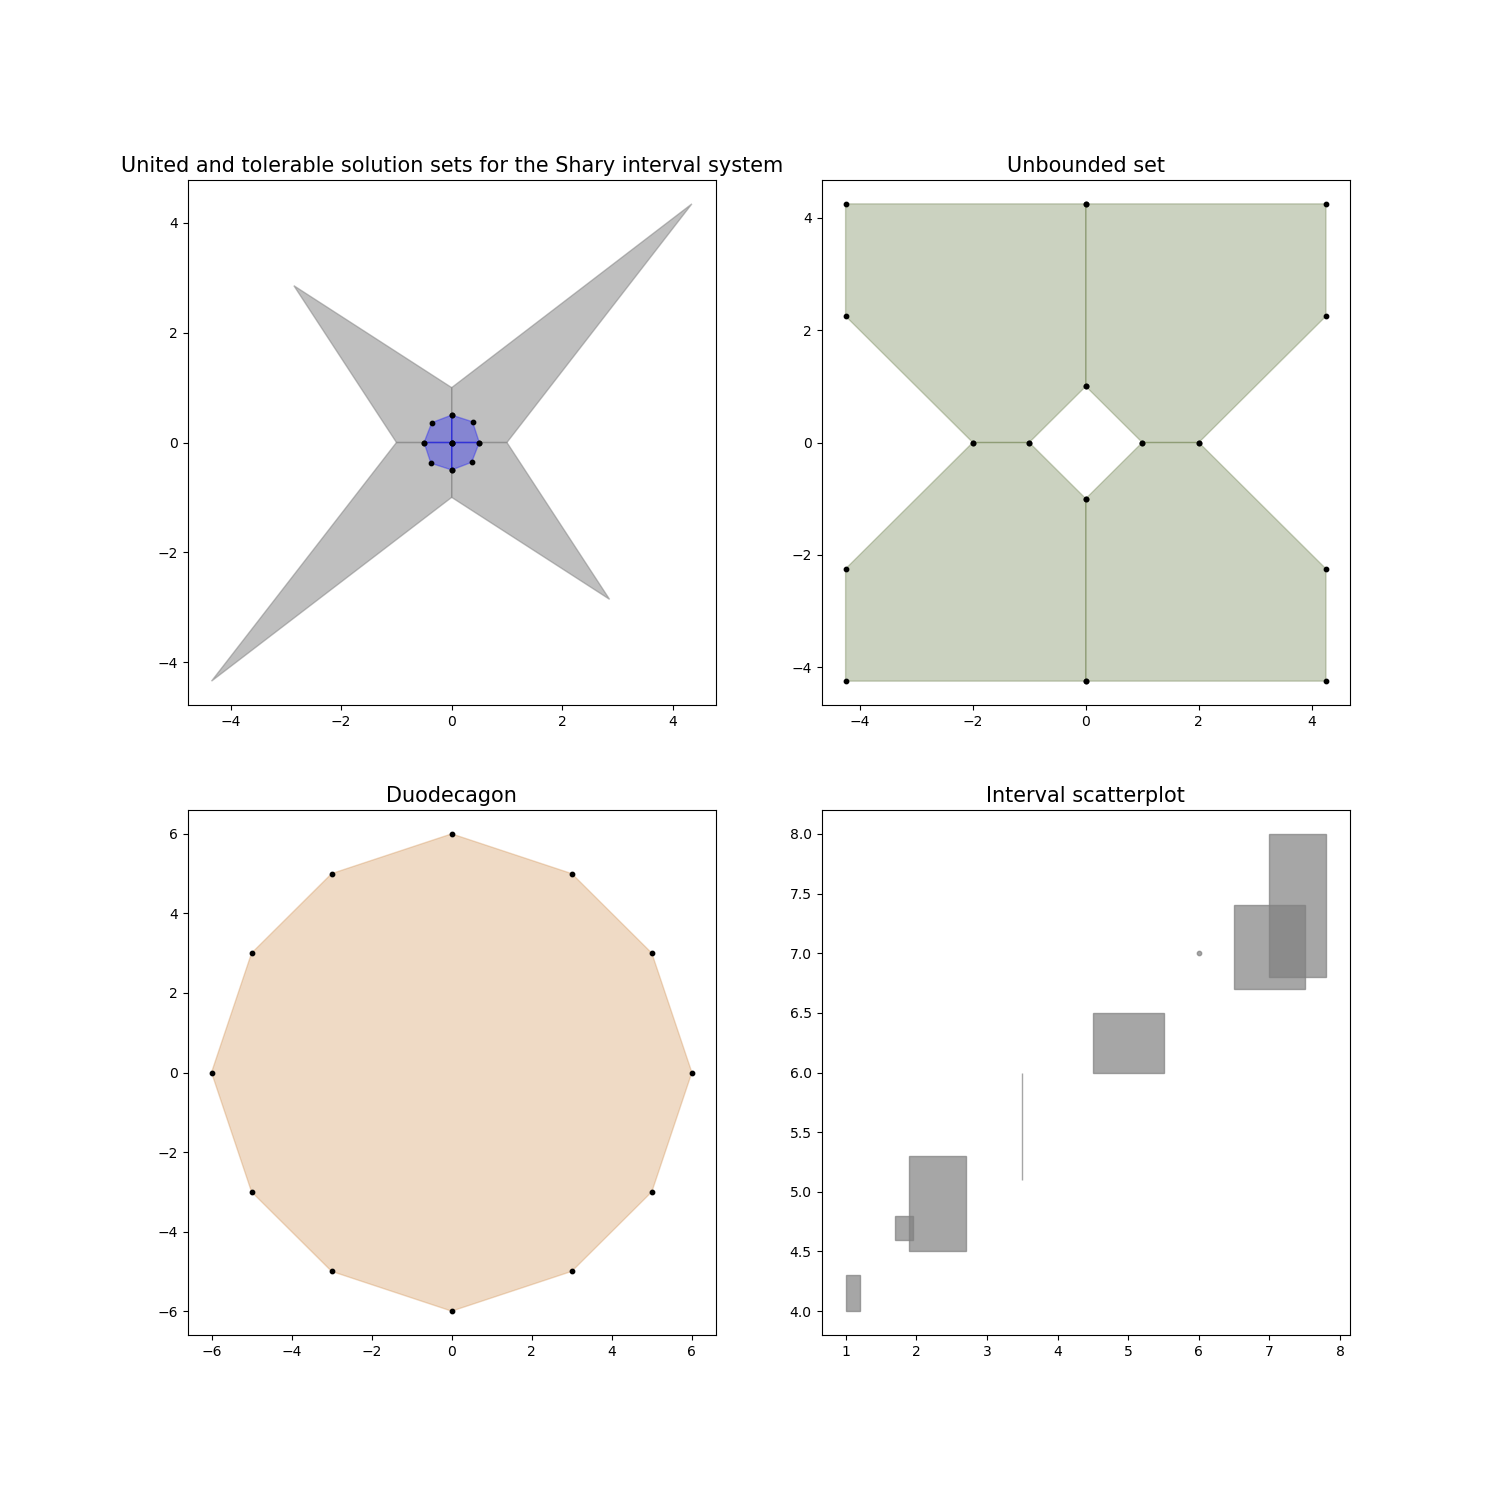

Python code for this plot:
#!/usr/bin/env python3

import intvalpy as ip
ip.precision.extendedPrecisionQ = False
import numpy as np


iplt = ip.IPlot(figsize=(15, 15))
fig, ax = iplt.subplots(nrows=2, ncols=2)


#########################################################################
A, b = ip.Shary(2)
shary_uni = ip.IntLinIncR2(A, b, show=False)
shary_tol = ip.IntLinIncR2(A, b, consistency='tol', show=False)

axindex = (0, 0)
ax[axindex].set_title('United and tolerable solution sets for the Shary interval system')
ax[axindex].title.set_size(15)
iplt.IntLinIncR2(shary_uni, color='gray', alpha=0.5, s=0, axindex=axindex)
iplt.IntLinIncR2(shary_tol, color='blue', alpha=0.3, s=10, axindex=axindex)

#########################################################################
A = ip.Interval([
    [[-1, 1], [-1, 1]],
    [[-1, -1], [-1, 1]]
])
b = ip.Interval([[1, 1], [-2, 2]])
unconstrained_set = ip.IntLinIncR2(A, b, show=False)

axindex = (0, 1)
ax[axindex].set_title('Unbounded set')
ax[axindex].title.set_size(15)
iplt.IntLinIncR2(unconstrained_set, color='darkolivegreen', alpha=0.3, s=10, axindex=axindex)

#########################################################################
A = -np.array([[-3, -1],
              [-2, -2],
              [-1, -3],
              [1, -3],
              [2, -2],
              [3, -1],
              [3, 1],
              [2, 2],
              [1, 3],
              [-1, 3],
              [-2, 2],
              [-3, 1]])
b = -np.array([18,16,18,18,16,18,18,16,18,18,16,18])
duodecagon = ip.lineqs(A, b, show=False)

axindex = (1, 0)
ax[axindex].set_title('Duodecagon')
ax[axindex].title.set_size(15)
iplt.lineqs(duodecagon, color='peru', alpha=0.3, s=10, axindex=axindex)

#########################################################################
x = ip.Interval([[1, 1.2], [1.9, 2.7], [1.7, 1.95], [3.5, 3.5],
                 [4.5, 5.5], [6, 6], [6.5, 7.5], [7, 7.8]])
y = ip.Interval([[4, 4.3], [4.5, 5.3], [4.6, 4.8], [5.1, 6],
                 [6, 6.5], [7, 7], [6.7, 7.4], [6.8, 8]])

axindex = (1, 1)
ax[axindex].set_title('Interval scatterplot')
ax[axindex].title.set_size(15)
iplt.scatter(x, y, color='gray', alpha=0.7, s=10, axindex=axindex)
iplt.fig.savefig('/home/auros/gits/programming/python3_10/projects/intvalpy_overlay/tests/test.png', format='png')
